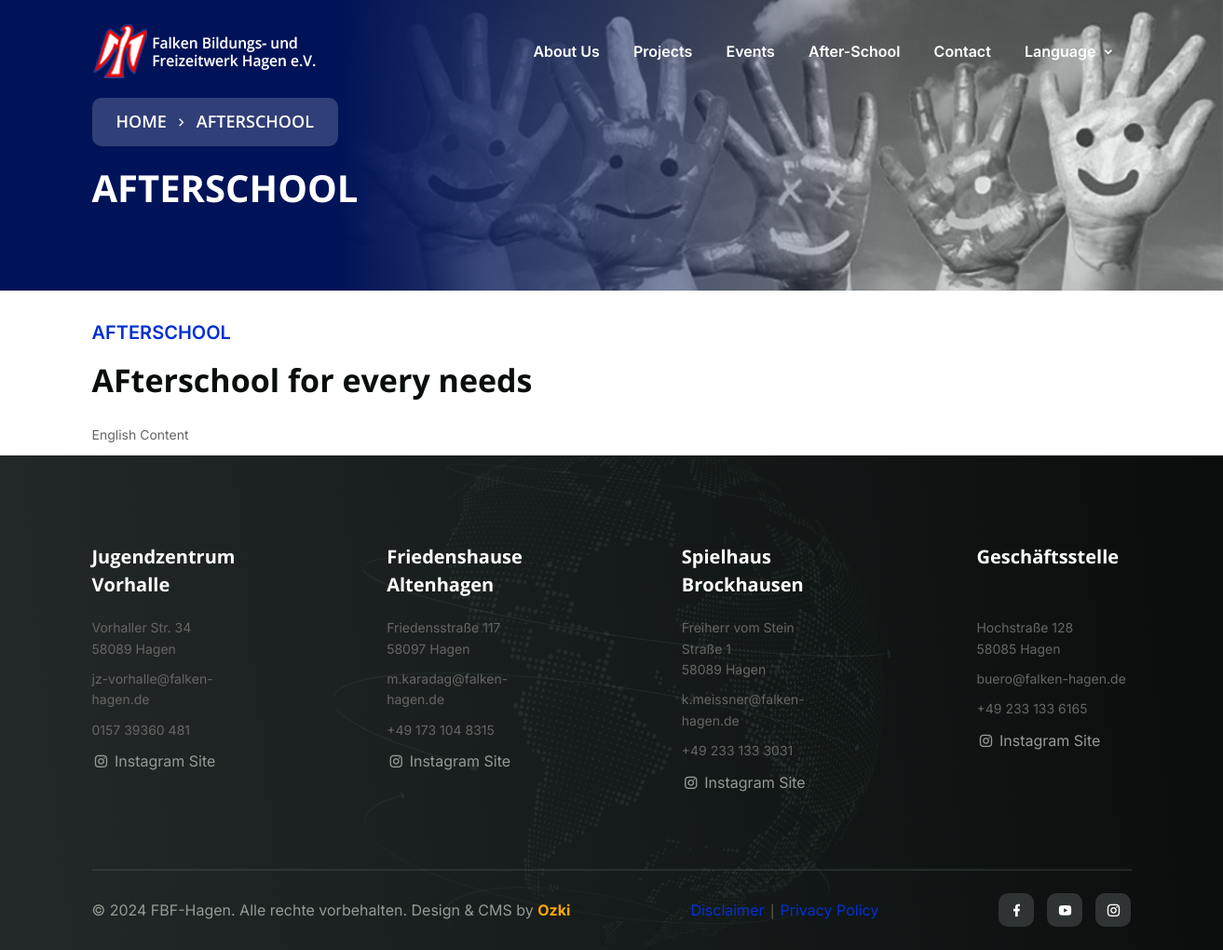
Page /afterschool/ on the committed database.
### web/models.py (models this page shows, shortened)
class AfterSchool(models.Model):
    content_de = RichTextUploadingField("Content De", null=True, blank=True)
    content_en = RichTextUploadingField("Content En", null=True, blank=True)
    class Meta:
        verbose_name = "AfterSchool"
        verbose_name_plural = "AfterSchool"
        managed = True

class FooterContact(models.Model):
    title = models.CharField("Title", max_length=100, null=True, blank=True)
    address = models.CharField("Address", max_length=250, null=True, blank=True)
    email = models.CharField("Email", max_length=250, null=True, blank=True)
    phone = models.CharField("Phone", max_length=50, null=True, blank=True)
    instagram = models.URLField("Instagram", max_length=250, null=True, blank=True)
    class Meta:
        verbose_name = "Footer Contact"
        verbose_name_plural = "Footer Contacts"
        managed = True

### web/views.py (the view)
# urls.py: path("afterschool/", views.afterschool, name="afterschool"),
def afterschool(request):
    lang = request.session.get("language", "en")
    afterschool = AfterSchool.objects.all().order_by("id")[:1].get()
    return render(
        request,
        "afterschool.html",
        {
            "language": lang,
            "afterschool": afterschool,
        },
    )

### web/context_processors.py (called while the page is built)
def footer_processor(request):
    contacts = FooterContact.objects.all()
    socials = Social.objects.order_by("id")[:1].get()
    return {"contacts": contacts, "socials": socials}

### web/templates/afterschool.html
{% extends "base.html" %}
{% load static %}
    {% block content %}
    <main>
      <section class="breadcrumb-section breadcrumb-bg">
        <div class="container">
          <div class="breadcrumb-text">
            <nav aria-label="breadcrumb" class="breadcrumb-nav wow fadeInUp mt-15" data-wow-delay="0.0s">
              <ul class="breadcrumb listing">
                <li class="breadcrumb-item single-list"><a href="{% url 'index' %}" class="single">{% if language == 'en' %}Home{% else %}Hauptseite{% endif %}</a></li>
                <li class="breadcrumb-item single-list" aria-current="page"><a href="javascript:void(0)" class="single">{% if language == 'en' %}AFTERSCHOOL{% else %}NACHHILFESCHULE{% endif %}</a></li>
              </ul>
            </nav>
            <h1 class="title wow fadeInUp" data-wow-delay="0.1s">{% if language == 'en' %}AFTERSCHOOL{% else %}NACHHILFESCHULE{% endif %}</h1>
          </div>
        </div>
      </section>
      <section class="about-area">
        <div class="container mt-30">
          <div class="row">
            <div class="col-lg-12">
              <div class="section-tittle mb-35">
                <span class="sub-tittle text-capitalize font-600">{% if language == 'en' %}AFTERSCHOOL{% else %}NACHHILFESCHULE{% endif %}</span>
                <h2 class="title font-700 pb-15">{% if language == 'en' %}AFterschool for every needs{% else %}Nachhilfe f&#252;r jeden Bedarf{% endif %}</h2>
                <div class="">
                  {% if language == 'en' %}{{afterschool.content_en|safe}}{% else %}{{afterschool.content_en|safe}}{% endif %}
                </div>
              </div>
            </div>
          </div>
        </div>
      </section>
    </main>
    {% endblock content %}

### web/templates/base.html (shortened to what this page needs)
{% load static %}
<!DOCTYPE html>
<html lang="en" dir="lrt">
<head>
    <link rel="stylesheet" type="text/css" href="{% static 'css/bootstrap-5.3.3.min.css' %}">
    <link rel="stylesheet" type="text/css" href="{% static 'css/remixicon.css' %}">
    <link rel="stylesheet" type="text/css" href="{% static 'css/plugin.css' %}">
    <link rel="stylesheet" type="text/css" href="{% static 'css/main-style.css' %}">
  </head>
  <body>
    <header>
      <div class="header-area-two header-transparent" >
        <div class="main-header header-sticky">
          <div class="container">
            <div class="row">
              <div class="col-lg-12">
                <div class="menu-wrapper d-flex align-items-center justify-content-between">
                  <div class="header-left d-flex align-items-center justify-content-between">
                    <div class="logo logo-large light-logo">
                      <a href="{% url 'index' %}"><img src="{% static 'images/logo/dark.png' %}" alt="FBF-Hagen Logo"></a>
                    </div>
                  </div>
                  <div class="main-menu d-none d-lg-block">
                    <nav>
                      <ul class="listing" id="navigation">
                        <li class="single-list"><a href="{% url 'about' %}" class="single">{% if language == 'en' %}About Us{% else %}&#220;ber Uns{% endif %}</a></li>
                        <li class="single-list"><a href="{% url 'project' %}" class="single">{% if language == 'en' %}Projects{% else %}Projekte{% endif %}</a></li>
                        <li class="single-list"><a href="{% url 'event' %}" class="single">{% if language == 'en' %}Events{% else %}Aktuelles{% endif %}</a></li>
                        <li class="single-list"><a href="{% url 'afterschool' %}" class="single">{% if language == 'en' %}After-school{% else %}Nachhilfeschule{% endif %}</a></li>
                        <li class="single-list"><a href="{% url 'contact' %}" class="single">{% if language == 'en' %}Contact{% else %}Kontakt{% endif %}</a></li>
                        <li class="single-list">
                          <a href="javascript:void(0)" class="single">{% if language == 'en' %}Language{% else %}Sprache{% endif %} <i class="ri-arrow-down-s-line"></i></a>
                        </li>
                      </ul>
                    </nav>
                  </div>
                </div>
              </div>
            </div>
          </div>
        </div>
      </div>
    </header>
    <main>
    {% block content %}
    {% endblock content %}
    </main>
    <footer>
      <div class="footer-wrapper footer-bg-one" > {% comment %} data-background="{% static 'images/footer-graph.png' %}"> {% endcomment %}
        <div class="container">
          <div class="footer-imp-link row g-4 justify-content-between">
            {% for contact in contacts %}
            <div class="col-xl-2 col-lg-6">
              <div class="footer-link">
                <h4 class="title">{{ contact.title | safe }}</h4>
                <ul class="imp-link">
                  <li class="single-list">
                    <p>{{ contact.address | safe }}</p>
                  </li>
                  <li class="single-list">
                    <p>{{ contact.email }}</p>
                  </li>
                  <li class="single-list">
                    <p>{{ contact.phone }}</p>
                  </li>
                  <li class="single-list">
                    <a class="single" href="{{ contact.instagram }}"><i class="ri-instagram-line"></i> {% if language == 'en' %}Instagram Site{% else %}Instagram Seite{% endif %}</a>
                  </li>
                </ul>
              </div>
            </div>
            {% endfor %}
          </div>
          <hr class="footer-line">
        </div>
        <div class="footer-bottom-area">
          <div class="container">
            <div class="footer-border">
              <div class="row">
                <div class="col-xl-12">
                  <div class="footer-copy-right text-center">
                    <p class="pera">© 2024 FBF-Hagen. Alle rechte vorbehalten. Design & CMS by <a href="http://www.ozkanyazilim.com" target="_blank" style="color:orange;font-weight: 700;">Ozki</a></p>
                    <div><a href="{% url 'disclaimer' %}">{% if language == 'en' %}Disclaimer{% else %}Impressum{% endif %}</a>&nbsp;|&nbsp;<a href="{% url 'privacy-policy' %}">{% if language == 'en' %}Privacy Policy{% else %}Datenschutz{% endif %}</a></div>
                    <div class="footer-social-link">
                      <ul class="listing">
                        <li class="single-list">
                          <a class="single" href="{% if socials.facebook %}{{ socials.facebook }}{% else %}#{% endif %}"><i class="ri-facebook-fill"></i></a>
                        </li>
                        <li class="single-list">
                          <a class="single" href="{% if socials.youtube %}{{ socials.youtube }}{% else %}#{% endif %}"><i class="ri-youtube-fill"></i></a>
                        </li>
                        <li class="single-list">
                          <a class="single" href="{% if socials.instagram %}{{ socials.instagram }}{% else %}#{% endif %}"><i class="ri-instagram-line"></i></a>
                        </li>
                      </ul>
                    </div>
                  </div>
                </div>
              </div>
            </div>
          </div>
        </div>
      </div>
    </footer>
  </body>
</html>

### static/css/plugin.css (style rules this page uses)
.animated { -webkit-animation-duration:1s;animation-duration:1s;-webkit-animation-fill-mode:both;animation-fill-mode:both }
.fadeInUp { -webkit-animation-name:fadeInUp;animation-name:fadeInUp }
.slicknav_btn,.slicknav_menu .slicknav_icon-bar,.slicknav_nav .slicknav_row,.slicknav_nav a,.slicknav_nav li,.slicknav_nav ul { display:block }
.slicknav_menu,.slicknav_menu * { box-sizing:border-box }
.slicknav_nav,.slicknav_nav ul { list-style:none;overflow:hidden }
.slicknav_nav .slicknav_item a,.slicknav_nav .slicknav_parent-link a { display:inline }
.slicknav_nav { clear:both;color:#fff;margin:0;font-size:.875em }
.slicknav_nav a { padding:5px 10px;margin:2px 5px;text-decoration:none;font-size:14px;font-weight:400;color:#000;text-transform:capitalize }
.slicknav_nav .slicknav_item a,.slicknav_nav .slicknav_parent-link a { padding:0;margin:0 }
.slicknav_nav { background:#fff;float:right;margin-top:11px;padding:19px;width:100%;border-bottom:1px solid #eee }

### rows in the picture
AfterSchool: content_en "English Content"
FooterContact: title "Jugendzentrum Vorhalle", address "Vorhaller Str. 34 58089 Hagen", email "jz-vorhalle@falken-hagen.de", phone "0157 39360 481"
FooterContact: title "Friedenshause Altenhagen", address "Friedensstraße 117 58097 Hagen", email "m.karadag@falken-hagen.de", phone "+49 173 104 8315"
FooterContact: title "Spielhaus Brockhausen", address "Freiherr vom Stein Straße 1 58089 Hagen", email "k.meissner@falken-hagen.de", phone "+49 233 133 3031"
FooterContact: title "Geschäftsstelle", address "Hochstraße 128 58085 Hagen", email "buero@falken-hagen.de", phone "+49 233 133 6165"
